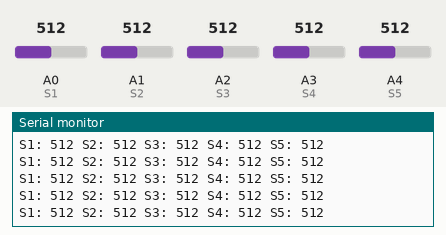
Bench run of a sketch on a simulated Arduino Uno, built with avr-gcc and run on an emulated ATmega328P. Shown: the last lines printed to the serial monitor. The inputs (shaded band) are chosen by the test bench; at power-on: A0 (S1) = 512, A1 (S2) = 512, A2 (S3) = 512, A3 (S4) = 512, A4 (S5) = 512.

Above: at 1.2 s.
1.3 s: A0 (S1) set to 106
At 1.43 s:
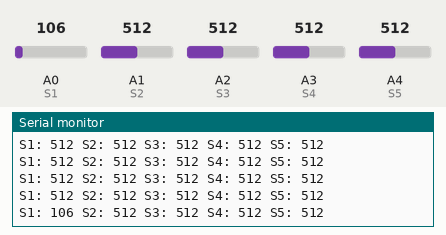
4.3 s: A0 (S1) set to 90
At 4.33 s:
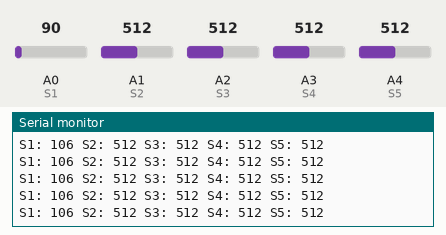
5.8 s: A1 (S2) set to 104
At 5.83 s:
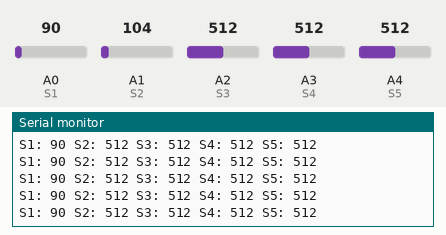
7.3 s: A1 (S2) set to 93
At 7.33 s:
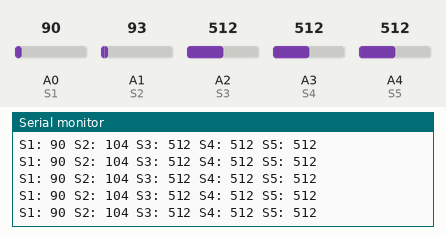
8.8 s: A2 (S3) set to 106
At 8.83 s:
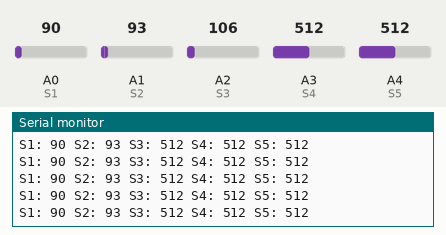
10.3 s: A2 (S3) set to 92
At 10.33 s:
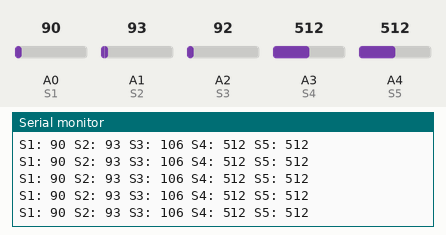
Timing chart, 0 to 13.3 s (numbered marks = the images above; inputs shaded):
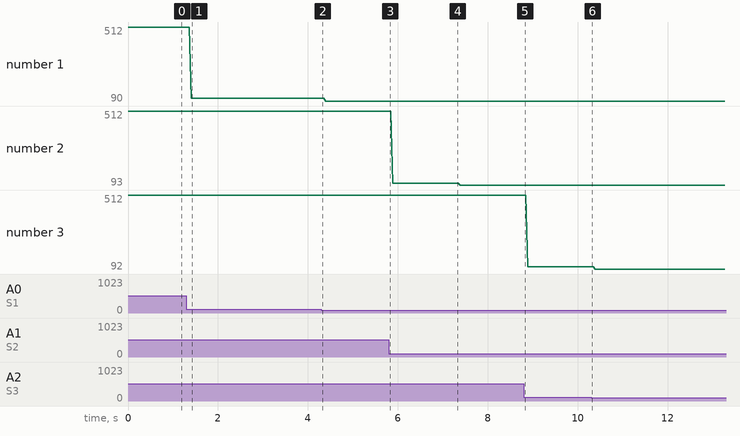

Measured:
- after the input at 1.3 s, the serial monitor: prints a new line after 0.11 s (image 1)
- plotted number 1: 512 → 106 after the input at 1.3 s, 106 → 90 after the input at 4.3 s
- plotted number 2: 512 → 104 after the input at 5.8 s, 104 → 93 after the input at 7.3 s
- plotted number 3: 512 → 106 after the input at 8.8 s, 106 → 92 after the input at 10.3 s

The sketch:

SENSOR_CALIBRATION.ino
```cpp
#define S1 A0  // Leftmost sensor
#define S2 A1
#define S3 A2  // Center sensor
#define S4 A3
#define S5 A4  // Rightmost sensor

void setup() {
  Serial.begin(9600);  // Start Serial Monitor
}

void loop() {
  int sensor1 = analogRead(S1);
  int sensor2 = analogRead(S2);
  int sensor3 = analogRead(S3);
  int sensor4 = analogRead(S4);
  int sensor5 = analogRead(S5);

  Serial.print("S1: "); Serial.print(sensor1);
  Serial.print(" S2: "); Serial.print(sensor2);
  Serial.print(" S3: "); Serial.print(sensor3);
  Serial.print(" S4: "); Serial.print(sensor4);
  Serial.print(" S5: "); Serial.println(sensor5);

  delay(0); // Small delay to stabilize readings
}
```
